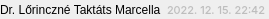
<?xml version="1.0" encoding="UTF-8"?>
<ui version="4.0">
 <class>NicknameItem</class>
 <widget class="QWidget" name="NicknameItem">
  <property name="geometry">
   <rect>
    <x>0</x>
    <y>0</y>
    <width>269</width>
    <height>19</height>
   </rect>
  </property>
  <property name="sizePolicy">
   <sizepolicy hsizetype="Minimum" vsizetype="Preferred">
    <horstretch>0</horstretch>
    <verstretch>0</verstretch>
   </sizepolicy>
  </property>
  <property name="windowTitle">
   <string>Form</string>
  </property>
  <layout class="QHBoxLayout" name="horizontalLayout">
   <property name="leftMargin">
    <number>0</number>
   </property>
   <property name="topMargin">
    <number>0</number>
   </property>
   <property name="rightMargin">
    <number>0</number>
   </property>
   <property name="bottomMargin">
    <number>0</number>
   </property>
   <item>
    <widget class="QLabel" name="nicknameLabel">
     <property name="sizePolicy">
      <sizepolicy hsizetype="Maximum" vsizetype="Preferred">
       <horstretch>0</horstretch>
       <verstretch>0</verstretch>
      </sizepolicy>
     </property>
     <property name="text">
      <string notr="true">Dr. Lőrinczné Taktáts Marcella</string>
     </property>
    </widget>
   </item>
   <item>
    <widget class="QLabel" name="timestampLabel">
     <property name="enabled">
      <bool>false</bool>
     </property>
     <property name="sizePolicy">
      <sizepolicy hsizetype="Minimum" vsizetype="Preferred">
       <horstretch>0</horstretch>
       <verstretch>0</verstretch>
      </sizepolicy>
     </property>
     <property name="font">
      <font>
       <family>Inter</family>
       <pointsize>8</pointsize>
      </font>
     </property>
     <property name="text">
      <string notr="true">2022. 12. 15. 22:42</string>
     </property>
    </widget>
   </item>
  </layout>
 </widget>
 <resources/>
 <connections/>
</ui>
